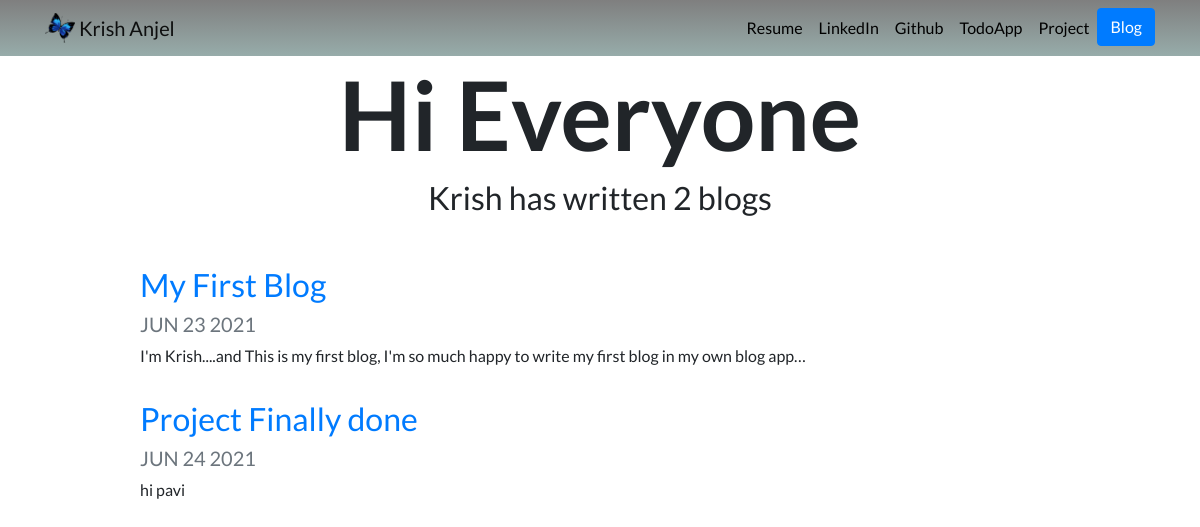
Screenshot of /blog/ with the database file from the repository.
### blog/models.py (models this page shows, shortened)
class Blog(models.Model):
    title =models.CharField(max_length=200)
    description = models.TextField()
    date = models.DateField()

### blog/views.py (the view)
# urls.py: path('',views.all_blog,name='all_blog'),
def all_blog(request):
    blogs = Blog.objects.all()
    return render(request,'blog/all_blog.html',{'blogs':blogs})

### blog/templates/blog/all_blog.html
{% extends 'portfolio/base.html' %}
{% load static %}
{% block content %}
<h2 id="blogtitle" class="font-weight-bold text-center">Hi Everyone</h2>
<h2 class="text-center mb-5">Krish has written {{blogs.count}} blog{{blogs.count|pluralize}}</h2>
{% for j in blogs %}
<div class="row justify-content-center my-3">
    <div class="col-md-10">
<a href="{% url 'blog:detail' j.id %}"><h2>{{j.title}}</h2></a>
<h5 class="text-muted">{{j.date|date:'M d Y'|upper}}</h5>
<p>{{j.description|striptags|truncatechars:100}}</p>
</div>
</div>
{% endfor %}
 {% endblock %}

### portfolio/static/portfolio/custom.css (style rules this page uses)
body { font-family: 'Lato', sans-serif; }
#blogtitle { font-size: 6rem; }

### rows the page displays
Blog: title "My First Blog", date "JUN 23 2021", description "I'm Krish....and This is my first blog, I'm so much happy to write my first blog in my own blog app…"
Blog: title "Project Finally done", date "JUN 24 2021", description "hi pavi"

### other values shown
{{ blogs.count }} "2"
